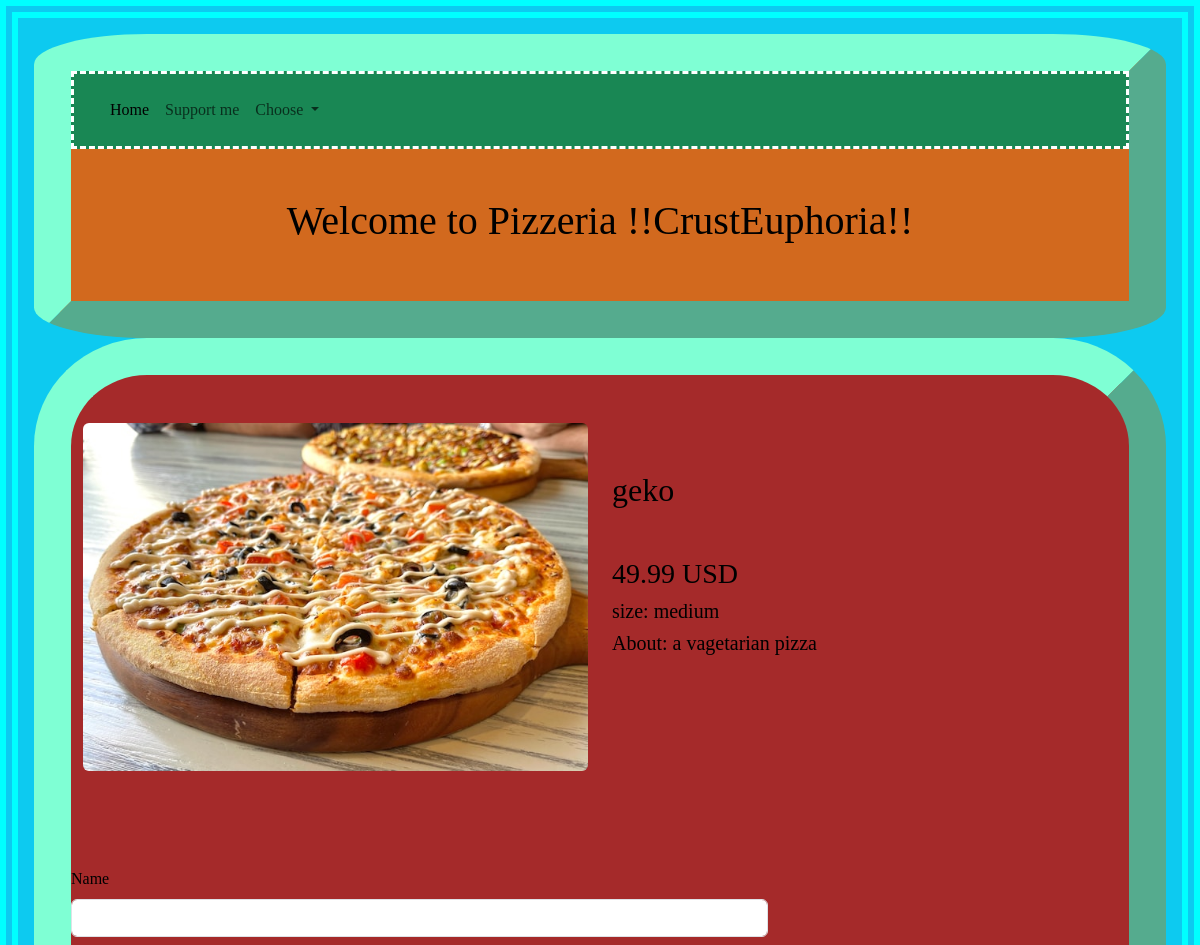
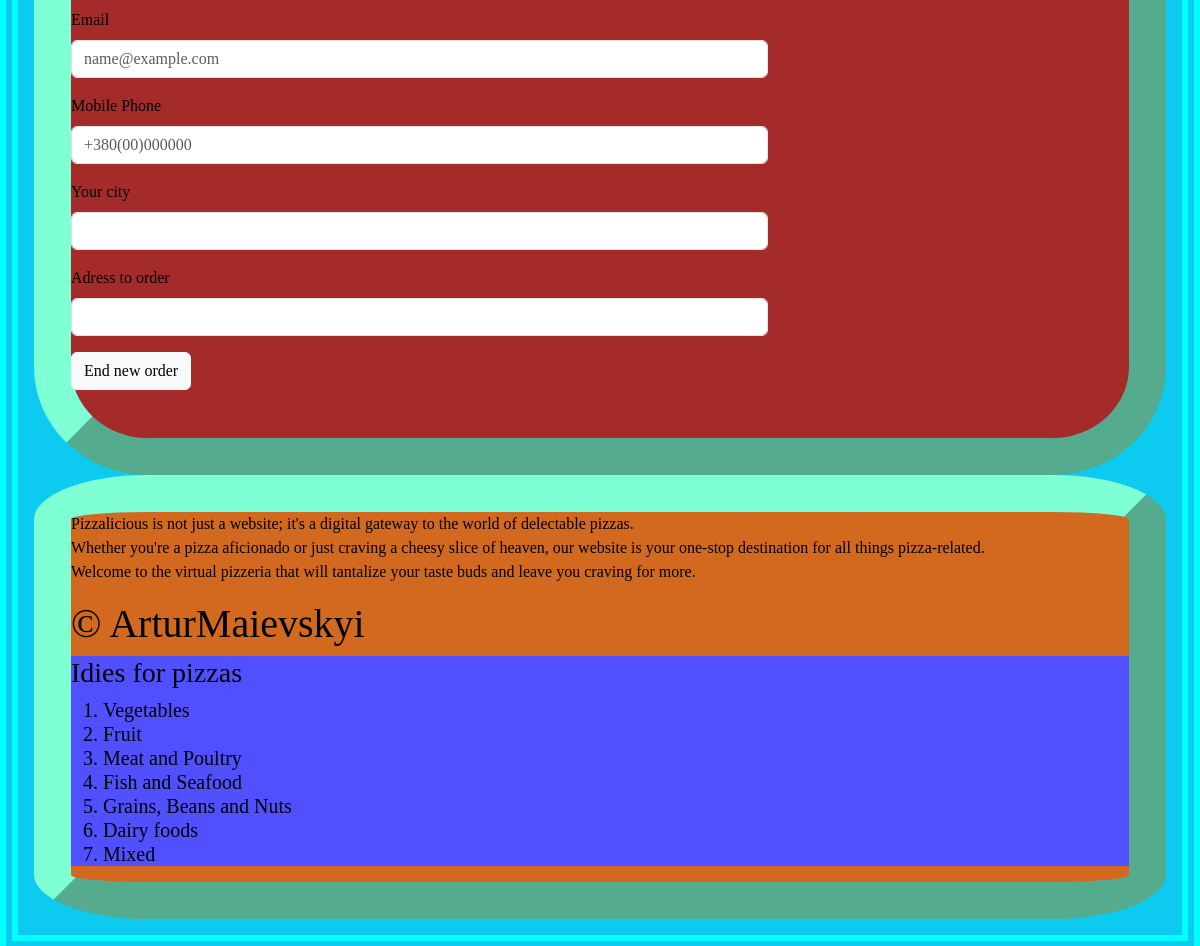
The page /pizza/2/buy on the database its author committed (2 pictures, top to bottom).
### tables this page shows
CREATE TABLE "pizza" (
	"id"	INTEGER,
	"category_id"	INTEGER NOT NULL,
	"title"	TEXT NOT NULL,
	"description"	TEXT,
	"image"	TEXT,
	"price"	REAL NOT NULL DEFAULT '29.99, 49.99, 79.99',
	"size"	TEXT DEFAULT 'Small, Medium, Large',
	"id_category"	NUMERIC NOT NULL DEFAULT 'None',
	FOREIGN KEY("category_id") REFERENCES "categories"("id"),
	PRIMARY KEY("id")
);

### app.py (the view, shortened to what this page needs)
@app.route("/pizza/<pizza_id>/buy", methods = ["GET", "POST"])
def order_pizza(pizza_id):
    pizza_obj = db_pizzas.get_pizza(pizza_id)
    return render_template('new_order_pizza.html', title="Online Pizzeria", pizza = pizza_obj)

### sql_queries.py (called while the page is built)
    def open_pizzas(self): #функція що відкриває базу даних
        self.conn =sqlite3.connect(self.db_name) # з'єднання з базою даних (БД)
        self.cursor = self.conn.cursor() #курсор (посилання) на БД

    def close_pizzas(self): #функція що закриває базу даних
        self.cursor.close()
        self.conn.close()

    def get_pizza(self, id):
        self.open_pizzas()
        self.cursor.execute("SELECT * FROM pizza WHERE id==(?)", [id])
        data_one_pizza = self.cursor.fetchone()
        self.close_pizzas()
        return data_one_pizza

### templates/new_order_pizza.html
{% extends "base.html" %}
{% block content %}
        <div class="container py-5 one_pizza">
        <div class="row">
            <div class="col-12 col-lg-6">
                <img src="{{ url_for('static', filename='img/' + pizza[4]) }}" alt="picture of pizza" class="rounded img-fluid">
            </div>
                <div class="col-12 col-lg-6">
                    <h2 class="mr-5 ml-5 mb-5 mt-5">{{pizza[2]}}</h2>
                    <h3>{{pizza[5]}} USD</h3>
                    <h5>size: {{pizza[6]}}</h5>
                    <h5>About: {{pizza[3]}}</h5>
                </div>
            </div>
        </div>
        <div class="row">
            <div class="col-12 col-md-8 my-5">
                <form action="" method="post">
                    <div class="mb-3">
                        <label for="exampleFormControlInput1" class="form-label">Name</label>
                        <input required name="name" type="text" class="form-control" id="exampleFormControlInput1">
                    </div>
                    <div class="mb-3">
                        <label for="exampleFormControlInput1" class="form-label">Email</label>
                        <input required name="email" type="email" class="form-control" id="exampleFormControlInput1" placeholder="name@example.com">
                    </div>
                    <div class="mb-3">
                        <label for="exampleFormControlInput1" class="form-label">Mobile Phone</label>
                        <input required name="phone" type="tel" class="form-control" id="exampleFormControlInput1" placeholder="+380(00)000000">
                    </div>
                    <div class="mb-3">
                        <label for="exampleFormControlInput1" class="form-label">Your city</label>
                        <input required name="city" type="text" class="form-control" id="exampleFormControlInput1">
                    </div>
                    <div class="mb-3">
                        <label for="exampleFormControlInput1" class="form-label">Adress to order</label>
                        <input required name="address" type="text" class="form-control" id="exampleFormControlInput1">
                    </div>
                    <button type="submit" class="btn btn-light my-btn">End new order</button>
                </form>
            </div>
        </div>
{% endblock %}

### static/style.css (style rules this page uses)
.all { font-family: 'Gill Sans', 'Gill Sans MT', Calibri, 'Trebuchet MS', sans-serif; font-style: inherit; }

### static/style_one.css (style rules this page uses)
body { border-style: double; border-color: aqua; border-width: 0.5cm; font-family: Georgia, 'Times New Roman', Times, serif; }

### rows shown on the page
pizza: image (picture), title "geko", price "49.99", size "medium", description "a vagetarian pizza"
